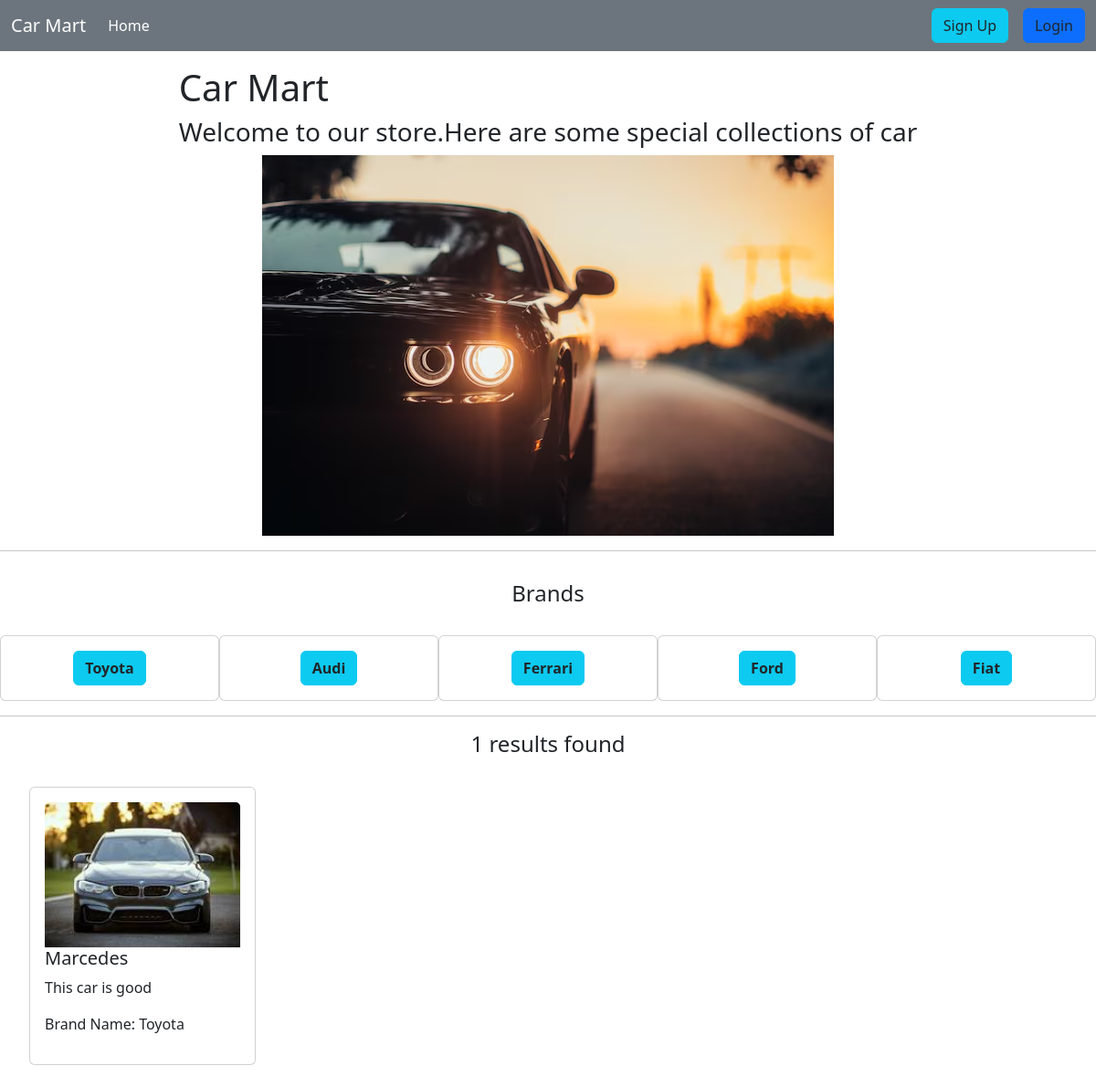
The app's page /brand/toyota/ with its own data.
### CarBrand/models.py (models this page shows, shortened)
class Brand(models.Model):
    brand_name = models.CharField(max_length=25)
    slug = models.SlugField(max_length=100,unique=True,null=True,blank=True)

### Cars/models.py (models this page shows, shortened)
class Car(models.Model):
    name = models.CharField(max_length=30)
    description = models.TextField()
    price = models.FloatField(blank=True,null=True)
    quantity = models.IntegerField(blank=True,null=True)
    brand = models.ForeignKey(Brand,on_delete=models.CASCADE)
    image = models.ImageField(upload_to='uploads/')

### Car_Mart/views.py (the view)
# urls.py: 2. Add a URL to urlpatterns:  path('', views.home, name='home')
def home(request,brand_slug = None):
    data = Car.objects.all()
    if brand_slug is not None:
        brand_car = Brand.objects.get(slug = brand_slug)
        data = Car.objects.filter(brand = brand_car)
    brands = Brand.objects.all()
    return render(request,'home.html',{'data':data, 'brands':brands})

### templates/home.html
{% extends "base.html" %}
{% load static %}
{% block content %}
<div class="d-flex flex-wrap justify-content-evenly align-items-center pt-3">
  <div>
    <h1>Car Mart</h1>
    <h3>Welcome to our store.Here are some special collections of car</h3>
</div>
  <div><img src= "{% static 'carpic.avif' %}" /></div>
</div>
<hr>
<div>
  <p class="h4 text-center m-3 p-3">Brands</p>
  <div class="d-flex justify-content-around">
    {% for brand in brands %}
      <div class="card" style="width: 18rem;">
        <div class="card-body text-center">
        <a class="text-decoration-none btn btn-info text-dark" href="{% url 'carbrands' brand.slug %}"><b>{{brand.brand_name}}</b></a>
        </div>
      </div>
  {% endfor %}
  </div>
</div>
<hr>
<h4 class="text-center">{{data | length}} results found</h4>
    <div class="d-flex flex-wrap px-2">
      {% for car in data%}
      <div class="col-sm-3">
        <div class="card m-4">
          <div class="card-body">
            <img class="card-img-top" src="{{car.image.url}}" alt="Card image cap">
            <h5 class="card-title"><a href = "{% url 'details' id=car.id %}" class="text-decoration-none text-dark">{{car.name}}</a></h5>
            <p class="card-text">{{car.description}}</p>
            <p>
              Brand Name: {{car.brand.brand_name}}
            </p>
          </div>
        </div>
      </div>
      {% endfor %}
    </div>
{% endblock content %}

### records on screen
Brand: brand_name "Toyota"
Brand: brand_name "Audi"
Brand: brand_name "Ferrari"
Brand: brand_name "Ford"
Brand: brand_name "Fiat"
Car: image (picture), name "Marcedes", description "This car is good", brand.brand_name "Toyota"

### other values on screen
{{ data | length }} "1"
